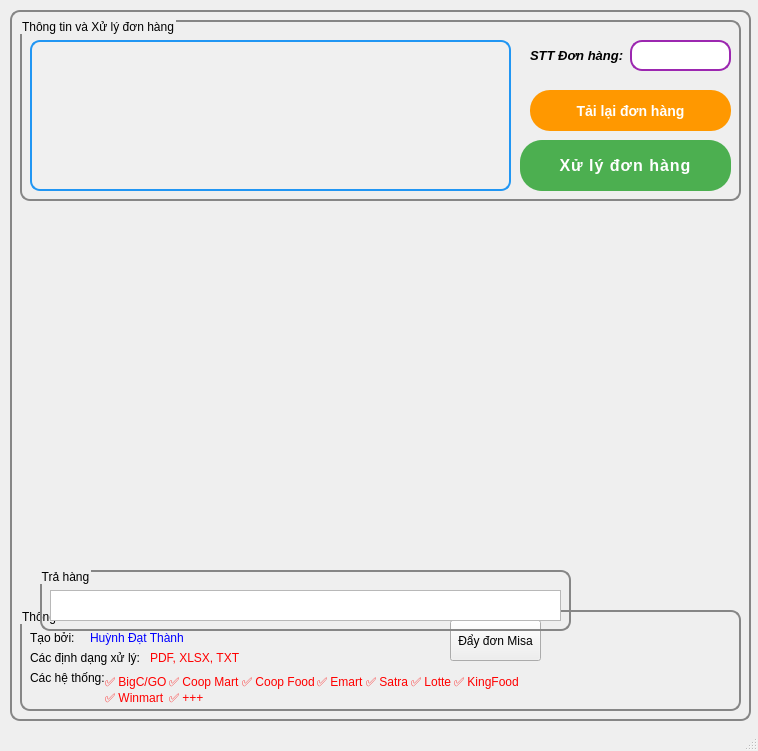
<?xml version="1.0" encoding="UTF-8"?>
<ui version="4.0">
 <class>MainWindow</class>
 <widget class="QMainWindow" name="MainWindow">
  <property name="geometry">
   <rect>
    <x>0</x>
    <y>0</y>
    <width>758</width>
    <height>751</height>
   </rect>
  </property>
  <property name="windowTitle">
   <string>Xử lý đơn hàng - Blue Hà Thành</string>
  </property>
  <property name="windowIcon">
   <iconset>
    <normaloff>blue.ico</normaloff>blue.ico</iconset>
  </property>
  <property name="locale">
   <locale language="Vietnamese" country="Vietnam"/>
  </property>
  <widget class="QWidget" name="centralwidget">
   <widget class="QGroupBox" name="groupBox">
    <property name="geometry">
     <rect>
      <x>10</x>
      <y>10</y>
      <width>741</width>
      <height>711</height>
     </rect>
    </property>
    <property name="styleSheet">
     <string notr="true">QGroupBox {
        border: 2px solid rgb(134, 134, 134);
        border-radius: 10px;
        margin-top: 0px;
        padding: 0px;
    }
    QGroupBox::title {
        subcontrol-origin: margin;
        left: 0px;
        padding: 0px;
    }</string>
    </property>
    <property name="locale">
     <locale language="Vietnamese" country="Vietnam"/>
    </property>
    <property name="title">
     <string/>
    </property>
    <property name="flat">
     <bool>false</bool>
    </property>
    <property name="checkable">
     <bool>false</bool>
    </property>
    <widget class="QGroupBox" name="groupBox_2">
     <property name="geometry">
      <rect>
       <x>10</x>
       <y>10</y>
       <width>721</width>
       <height>181</height>
      </rect>
     </property>
     <property name="title">
      <string>Thông tin và Xử lý đơn hàng</string>
     </property>
     <widget class="QListView" name="listdanhsach">
      <property name="geometry">
       <rect>
        <x>10</x>
        <y>20</y>
        <width>481</width>
        <height>151</height>
       </rect>
      </property>
      <property name="styleSheet">
       <string notr="true">
    QListView {
        border: 2px solid #2196F3;
        border-radius: 10px;
        background-color: #f0f0f0;
        padding: 5px;
    }
    
    QListView::item {
        padding: 5px;
        border-bottom: 1px solid #ccc;
    }

    QListView::item:selected {
        background-color: #cce5ff;
        color: black;
    }

</string>
      </property>
     </widget>
     <widget class="QLineEdit" name="stt">
      <property name="geometry">
       <rect>
        <x>610</x>
        <y>20</y>
        <width>101</width>
        <height>31</height>
       </rect>
      </property>
      <property name="styleSheet">
       <string notr="true">QLineEdit {
        border: 2px solid #9C27B0;
        border-radius: 12px;
        padding: 8px;
        background-color: #fff;
        color: #333;
        font-size: 14px;
    }</string>
      </property>
     </widget>
     <widget class="QLabel" name="label">
      <property name="geometry">
       <rect>
        <x>510</x>
        <y>25</y>
        <width>151</width>
        <height>21</height>
       </rect>
      </property>
      <property name="font">
       <font>
        <pointsize>10</pointsize>
        <italic>true</italic>
        <bold>true</bold>
        <underline>false</underline>
        <strikeout>false</strikeout>
        <kerning>true</kerning>
       </font>
      </property>
      <property name="inputMethodHints">
       <set>Qt::InputMethodHint::ImhNone</set>
      </property>
      <property name="text">
       <string>STT Đơn hàng:</string>
      </property>
     </widget>
     <widget class="QPushButton" name="xacnhan">
      <property name="geometry">
       <rect>
        <x>500</x>
        <y>120</y>
        <width>211</width>
        <height>51</height>
       </rect>
      </property>
      <property name="styleSheet">
       <string notr="true"> QPushButton {
        background-color: #4CAF50;
        color: white;
        border: none;
        border-radius: 22px;
        padding: 0 25px;
        font-size: 16px;
        font-weight: bold;
        letter-spacing: 1px;
    }

    QPushButton:hover {
        background-color: #43A047;
    }

    QPushButton:pressed {
        background-color: #388E3C;
    }</string>
      </property>
      <property name="text">
       <string>Xử lý đơn hàng</string>
      </property>
     </widget>
     <widget class="QPushButton" name="loadfile">
      <property name="geometry">
       <rect>
        <x>510</x>
        <y>70</y>
        <width>201</width>
        <height>41</height>
       </rect>
      </property>
      <property name="styleSheet">
       <string notr="true">  QPushButton {
        background-color: #FF9800;
        color: white;
        border: none;
        border-radius: 20px;
        padding: 0 20px;
        font-size: 14px;
        font-weight: bold;
    }

    QPushButton:hover {
        background-color: #FB8C00;
    }

    QPushButton:pressed {
        background-color: #EF6C00;
    }</string>
      </property>
      <property name="text">
       <string>Tải lại đơn hàng</string>
      </property>
     </widget>
    </widget>
    <widget class="QGroupBox" name="groupBox_5">
     <property name="geometry">
      <rect>
       <x>10</x>
       <y>600</y>
       <width>721</width>
       <height>101</height>
      </rect>
     </property>
     <property name="title">
      <string>Thông tin</string>
     </property>
     <widget class="QLabel" name="label_2">
      <property name="geometry">
       <rect>
        <x>10</x>
        <y>20</y>
        <width>49</width>
        <height>16</height>
       </rect>
      </property>
      <property name="text">
       <string>Tạo bởi:</string>
      </property>
     </widget>
     <widget class="QLabel" name="label_3">
      <property name="geometry">
       <rect>
        <x>70</x>
        <y>20</y>
        <width>101</width>
        <height>16</height>
       </rect>
      </property>
      <property name="styleSheet">
       <string notr="true">color: rgb(0, 0, 255);</string>
      </property>
      <property name="text">
       <string>Huỳnh Đạt Thành</string>
      </property>
      <property name="wordWrap">
       <bool>false</bool>
      </property>
      <property name="openExternalLinks">
       <bool>true</bool>
      </property>
     </widget>
     <widget class="QLabel" name="label_4">
      <property name="geometry">
       <rect>
        <x>10</x>
        <y>40</y>
        <width>111</width>
        <height>16</height>
       </rect>
      </property>
      <property name="text">
       <string>Các định dạng xử lý:</string>
      </property>
     </widget>
     <widget class="QLabel" name="label_5">
      <property name="geometry">
       <rect>
        <x>130</x>
        <y>40</y>
        <width>101</width>
        <height>16</height>
       </rect>
      </property>
      <property name="styleSheet">
       <string notr="true">color: rgb(255, 0, 0);</string>
      </property>
      <property name="text">
       <string>PDF, XLSX, TXT</string>
      </property>
      <property name="wordWrap">
       <bool>false</bool>
      </property>
      <property name="openExternalLinks">
       <bool>true</bool>
      </property>
     </widget>
     <widget class="QLabel" name="label_6">
      <property name="geometry">
       <rect>
        <x>10</x>
        <y>60</y>
        <width>111</width>
        <height>16</height>
       </rect>
      </property>
      <property name="text">
       <string>Các hệ thống:</string>
      </property>
     </widget>
     <widget class="QLabel" name="label_7">
      <property name="geometry">
       <rect>
        <x>83</x>
        <y>40</y>
        <width>451</width>
        <height>81</height>
       </rect>
      </property>
      <property name="font">
       <font>
        <kerning>true</kerning>
       </font>
      </property>
      <property name="styleSheet">
       <string notr="true">color: rgb(255, 0, 0);</string>
      </property>
      <property name="text">
       <string>&lt;html&gt;
&lt;head/&gt;
&lt;body&gt;
    &lt;table border=&quot;0&quot; style=&quot;margin:0px;&quot; cellspacing=&quot;2&quot; cellpadding=&quot;0&quot;&gt;
        &lt;tr&gt;
            &lt;td&gt;&lt;p&gt;✅ BigC/GO&lt;/p&gt;&lt;/td&gt;
            &lt;td&gt;&lt;p&gt;✅ Coop Mart&lt;/p&gt;&lt;/td&gt;
            &lt;td&gt;&lt;p&gt;✅ Coop Food&lt;/p&gt;&lt;/td&gt;
            &lt;td&gt;&lt;p&gt;✅ Emart&lt;/p&gt;&lt;/td&gt;
            &lt;td&gt;&lt;p&gt;✅ Satra&lt;/p&gt;&lt;/td&gt;
            &lt;td&gt;&lt;p&gt;✅ Lotte&lt;/p&gt;&lt;/td&gt;
            &lt;td&gt;&lt;p&gt;✅ KingFood&lt;/p&gt;&lt;/td&gt;
        &lt;/tr&gt;
        &lt;tr&gt;
            &lt;td&gt;&lt;p&gt;✅ Winmart&lt;/p&gt;&lt;/td&gt;
            &lt;td&gt;&lt;p&gt;✅ +++&lt;/p&gt;&lt;/td&gt;
        &lt;/tr&gt;
    &lt;/table&gt;
&lt;/body&gt;
&lt;/html&gt;
</string>
      </property>
      <property name="scaledContents">
       <bool>true</bool>
      </property>
      <property name="wordWrap">
       <bool>true</bool>
      </property>
      <property name="indent">
       <number>-1</number>
      </property>
      <property name="openExternalLinks">
       <bool>true</bool>
      </property>
     </widget>
     <widget class="QPushButton" name="pushMisa">
      <property name="geometry">
       <rect>
        <x>430</x>
        <y>10</y>
        <width>91</width>
        <height>41</height>
       </rect>
      </property>
      <property name="text">
       <string>Đẩy đơn Misa</string>
      </property>
      <property name="autoDefault">
       <bool>true</bool>
      </property>
      <property name="default">
       <bool>false</bool>
      </property>
      <property name="flat">
       <bool>false</bool>
      </property>
     </widget>
    </widget>
    <widget class="QGroupBox" name="groupBox_6">
     <property name="geometry">
      <rect>
       <x>30</x>
       <y>560</y>
       <width>531</width>
       <height>61</height>
      </rect>
     </property>
     <property name="title">
      <string>Trả hàng</string>
     </property>
     <widget class="QTableWidget" name="traHang">
      <property name="geometry">
       <rect>
        <x>10</x>
        <y>20</y>
        <width>511</width>
        <height>31</height>
       </rect>
      </property>
     </widget>
    </widget>
   </widget>
  </widget>
  <widget class="QStatusBar" name="statusbar"/>
 </widget>
 <resources/>
 <connections/>
</ui>
